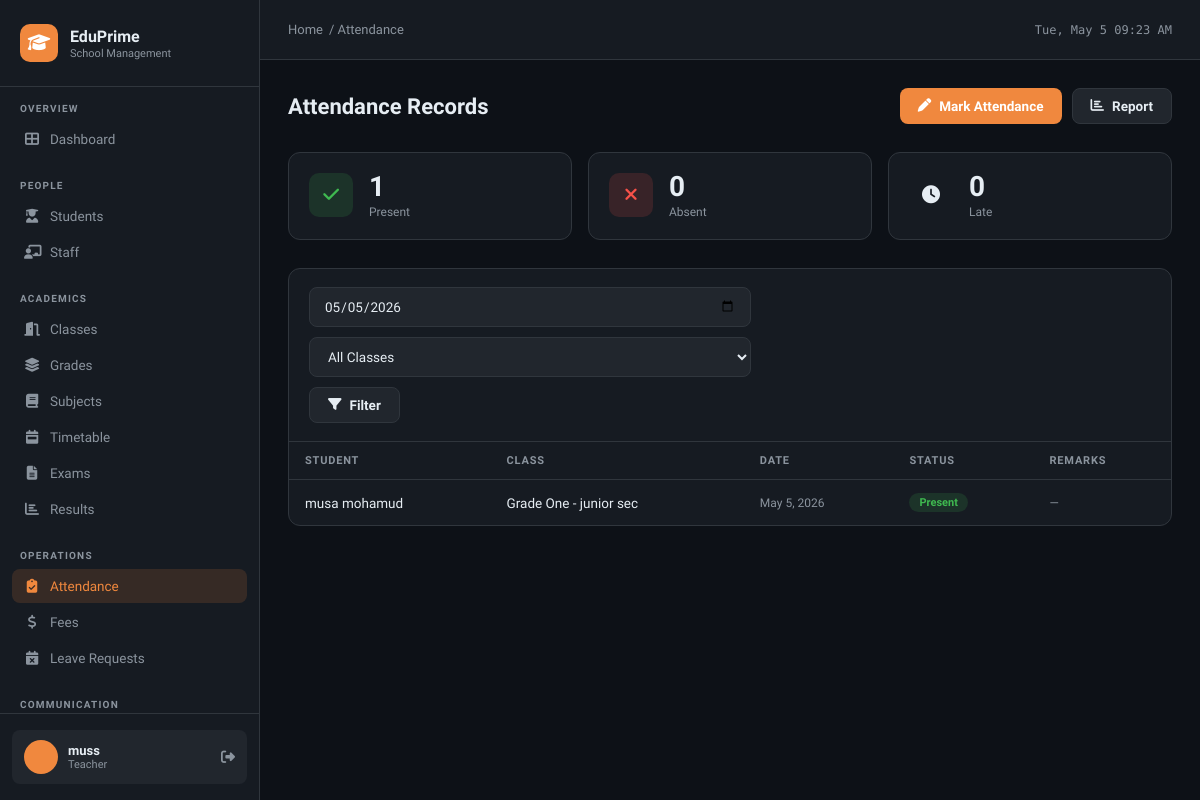
The page /attendance/ (signed in) on the database its author committed.
### school/models.py (models this page shows, shortened)
class User(AbstractUser):
    ROLE_CHOICES = [
        ('admin', 'Admin'),
        ('principal', 'Principal'),
        ('teacher', 'Teacher'),
        ('accountant', 'Accountant'),
        ('parent', 'Parent'),
        ('student', 'Student'),
    ]
    role = models.CharField(max_length=20, choices=ROLE_CHOICES, default='teacher')
    phone = models.CharField(max_length=20, blank=True)
    address = models.TextField(blank=True)
    photo = models.ImageField(upload_to='users/', blank=True, null=True)

class Attendance(models.Model):
    STATUS_CHOICES = [('present','Present'),('absent','Absent'),('late','Late'),('excused','Excused')]
    student = models.ForeignKey(Student, on_delete=models.CASCADE, related_name='attendances')
    date = models.DateField()
    status = models.CharField(max_length=10, choices=STATUS_CHOICES, default='present')
    section = models.ForeignKey(Section, on_delete=models.CASCADE)
    remarks = models.CharField(max_length=200, blank=True)
    marked_by = models.ForeignKey(User, on_delete=models.SET_NULL, null=True)
    class Meta:
        unique_together = ['student', 'date']

class Student(models.Model):
    GENDER_CHOICES = [('M', 'Male'), ('F', 'Female')]
    BLOOD_GROUPS = [('A+','A+'),('A-','A-'),('B+','B+'),('B-','B-'),('O+','O+'),('O-','O-'),('AB+','AB+'),('AB-','AB-')]
    user = models.OneToOneField(User, on_delete=models.CASCADE, null=True, blank=True)
    student_id = models.CharField(max_length=20, unique=True)
    first_name = models.CharField(max_length=50)
    last_name = models.CharField(max_length=50)
    date_of_birth = models.DateField()
    gender = models.CharField(max_length=1, choices=GENDER_CHOICES)
    blood_group = models.CharField(max_length=3, choices=BLOOD_GROUPS, blank=True)
    photo = models.ImageField(upload_to='students/', blank=True, null=True)
    section = models.ForeignKey(Section, on_delete=models.SET_NULL, null=True, related_name='students')
    admission_date = models.DateField(default=timezone.now)
    address = models.TextField()
    is_active = models.BooleanField(default=True)
    guardian_name = models.CharField(max_length=100)
    guardian_phone = models.CharField(max_length=20)
    guardian_email = models.EmailField(blank=True)
    guardian_relationship = models.CharField(max_length=50)
    def get_full_name(self):
        return f"{self.first_name} {self.last_name}"

class Section(models.Model):
    grade = models.ForeignKey(Grade, on_delete=models.CASCADE, related_name='sections')
    name = models.CharField(max_length=10)  # e.g. A, B, C
    class_teacher = models.ForeignKey(User, on_delete=models.SET_NULL, null=True, blank=True, related_name='class_sections')
    academic_year = models.ForeignKey(AcademicYear, on_delete=models.CASCADE)
    capacity = models.IntegerField(default=30)
    def __str__(self):
        return f"{self.grade.name} - {self.name}"

class Grade(models.Model):
    name = models.CharField(max_length=50)  # e.g. Grade 1
    description = models.TextField(blank=True)

### school/views.py (the view)
# urls.py: path('attendance/', views.attendance_list, name='attendance_list'),
@login_required
def attendance_list(request):
    date_filter = request.GET.get('date', str(date.today()))
    section_id = request.GET.get('section', '')
    attendances = Attendance.objects.select_related('student', 'section__grade').filter(date=date_filter)
    if section_id:
        attendances = attendances.filter(section_id=section_id)
    sections = Section.objects.select_related('grade').all()
    stats = {
        'present': attendances.filter(status='present').count(),
        'absent': attendances.filter(status='absent').count(),
        'late': attendances.filter(status='late').count(),
    }
    return render(request, 'school/attendance_list.html', {
        'attendances': attendances, 'sections': sections,
        'date_filter': date_filter, 'selected_section': section_id, 'stats': stats
    })

### school/templates/school/attendance_list.html (shortened to what this page needs)
{% extends 'school/base.html' %}
{% block breadcrumb %}<a href="{% url 'dashboard' %}">Home</a> / Attendance{% endblock %}
{% block content %}
<div class="page-header">
  <div><div class="page-title">Attendance Records</div></div>
  <div style="display:flex;gap:10px;">
    <a href="{% url 'attendance_mark' %}" class="btn btn-primary"><i class="fas fa-pen"></i> Mark Attendance</a>
    <a href="{% url 'attendance_report' %}" class="btn btn-secondary"><i class="fas fa-chart-bar"></i> Report</a>
  </div>
</div>
<div class="stats-grid">
  <div class="stat-card"><div class="stat-icon green"><i class="fas fa-check"></i></div><div><div class="stat-value">{{ stats.present }}</div><div class="stat-label">Present</div></div></div>
  <div class="stat-card"><div class="stat-icon red"><i class="fas fa-times"></i></div><div><div class="stat-value">{{ stats.absent }}</div><div class="stat-label">Absent</div></div></div>
  <div class="stat-card"><div class="stat-icon yellow"><i class="fas fa-clock"></i></div><div><div class="stat-value">{{ stats.late }}</div><div class="stat-label">Late</div></div></div>
</div>
<div class="card">
  <div class="card-header">
    <form method="get" style="display:flex;gap:10px;flex-wrap:wrap;margin:0;">
      <input type="date" class="form-input" name="date" value="{{ date_filter }}" style="width:160px;">
      <select class="form-input" name="section" style="width:180px;">
        <option value="">All Classes</option>
      </select>
      <button type="submit" class="btn btn-secondary"><i class="fas fa-filter"></i> Filter</button>
    </form>
  </div>
  <div class="table-wrap">
    <table>
      <thead><tr><th>Student</th><th>Class</th><th>Date</th><th>Status</th><th>Remarks</th></tr></thead>
      <tbody>
        {% for att in attendances %}
        <tr>
          <td>{{ att.student.get_full_name }}</td>
          <td>{{ att.section }}</td>
          <td style="font-size:12px;color:var(--text2);">{{ att.date }}</td>
          <td><span class="badge {% if att.status == 'present' %}badge-green{% elif att.status == 'absent' %}badge-red{% elif att.status == 'late' %}badge-yellow{% else %}badge-gray{% endif %}">{{ att.status }}</span></td>
          <td style="font-size:12px;color:var(--text2);">{{ att.remarks|default:"—" }}</td>
        </tr>
        {% empty %}
        <tr><td colspan="5"><div class="empty-state"><i class="fas fa-clipboard-check"></i><p>No attendance records for this date/class</p></div></td></tr>
        {% endfor %}
      </tbody>
    </table>
  </div>
</div>
{% endblock %}

### school/templates/school/base.html (shortened to what this page needs)
<!DOCTYPE html>
<html lang="en">
<head>
<link rel="stylesheet" href="https://cdnjs.cloudflare.com/ajax/libs/font-awesome/6.5.0/css/all.min.css">
</head>
<body>
{% if user.is_authenticated %}
<aside class="sidebar">
  <div class="sidebar-logo">
    <div class="logo-icon"><i class="fas fa-graduation-cap"></i></div>
    <div>
      <div class="logo-text">EduPrime</div>
      <div class="logo-sub">School Management</div>
    </div>
  </div>
  <nav class="sidebar-nav">
    <div class="nav-section">
      <div class="nav-label">Overview</div>
      <a href="{% url 'dashboard' %}" class="nav-item {% if request.resolver_match.url_name == 'dashboard' %}active{% endif %}">
        <i class="fas fa-th-large"></i> Dashboard
      </a>
    </div>
    <div class="nav-section">
      <div class="nav-label">People</div>
      <a href="{% url 'student_list' %}" class="nav-item {% if 'student' in request.resolver_match.url_name %}active{% endif %}">
        <i class="fas fa-user-graduate"></i> Students
      </a>
      <a href="{% url 'staff_list' %}" class="nav-item {% if 'staff' in request.resolver_match.url_name %}active{% endif %}">
        <i class="fas fa-chalkboard-teacher"></i> Staff
      </a>
    </div>
    <div class="nav-section">
      <div class="nav-label">Academics</div>
      <a href="{% url 'class_list' %}" class="nav-item {% if 'class' in request.resolver_match.url_name %}active{% endif %}">
        <i class="fas fa-door-open"></i> Classes
      </a>
      <a href="{% url 'grade_list' %}" class="nav-item {% if 'grade' in request.resolver_match.url_name %}active{% endif %}">
        <i class="fas fa-layer-group"></i> Grades
      </a>
      <a href="{% url 'subject_list' %}" class="nav-item {% if 'subject' in request.resolver_match.url_name %}active{% endif %}">
        <i class="fas fa-book"></i> Subjects
      </a>
      <a href="{% url 'timetable_list' %}" class="nav-item {% if 'timetable' in request.resolver_match.url_name %}active{% endif %}">
        <i class="fas fa-calendar-week"></i> Timetable
      </a>
      <a href="{% url 'exam_list' %}" class="nav-item {% if 'exam' in request.resolver_match.url_name %}active{% endif %}">
        <i class="fas fa-file-alt"></i> Exams
      </a>
      <a href="{% url 'result_list' %}" class="nav-item {% if 'result' in request.resolver_match.url_name %}active{% endif %}">
        <i class="fas fa-chart-bar"></i> Results
      </a>
    </div>
    <div class="nav-section">
      <div class="nav-label">Operations</div>
      <a href="{% url 'attendance_list' %}" class="nav-item {% if 'attendance' in request.resolver_match.url_name %}active{% endif %}">
        <i class="fas fa-clipboard-check"></i> Attendance
      </a>
      <a href="{% url 'fee_list' %}" class="nav-item {% if 'fee' in request.resolver_match.url_name %}active{% endif %}">
        <i class="fas fa-dollar-sign"></i> Fees
      </a>
      <a href="{% url 'leave_list' %}" class="nav-item {% if 'leave' in request.resolver_match.url_name %}active{% endif %}">
        <i class="fas fa-calendar-times"></i> Leave Requests
      </a>
    </div>
    <div class="nav-section">
      <div class="nav-label">Communication</div>
    </div>
  </nav>
  <div class="sidebar-footer">
    <div class="user-card">
      <div class="user-avatar">{{ user.first_name|first|upper }}{{ user.last_name|first|upper }}</div>
      <div>
        <div class="user-name">{{ user.get_full_name|default:user.username }}</div>
        <div class="user-role">{{ user.role }}</div>
      </div>
      <a href="{% url 'logout' %}" class="user-logout" title="Logout"><i class="fas fa-sign-out-alt"></i></a>
    </div>
  </div>
</aside>
{% endif %}
<div class="main">
  {% if user.is_authenticated %}
  <header class="topbar">
    <div class="topbar-breadcrumb">
      {% block breadcrumb %}<a href="{% url 'dashboard' %}">Home</a>{% endblock %}
    </div>
    <div class="topbar-date" id="clock"></div>
  </header>
  {% endif %}
  <div class="content">
    {% block content %}{% endblock %}
  </div>
</div>
</body>
</html>

### rows shown on the page
User: get_full_name "muss", role "Teacher"
Attendance: student.get_full_name "musa mohamud", section "Grade One - junior sec", date "May 5, 2026", status "Present", remarks "—"

### other values the page prints
{{ stats.present }} "1"
{{ stats.absent }} "0"
{{ stats.late }} "0"
